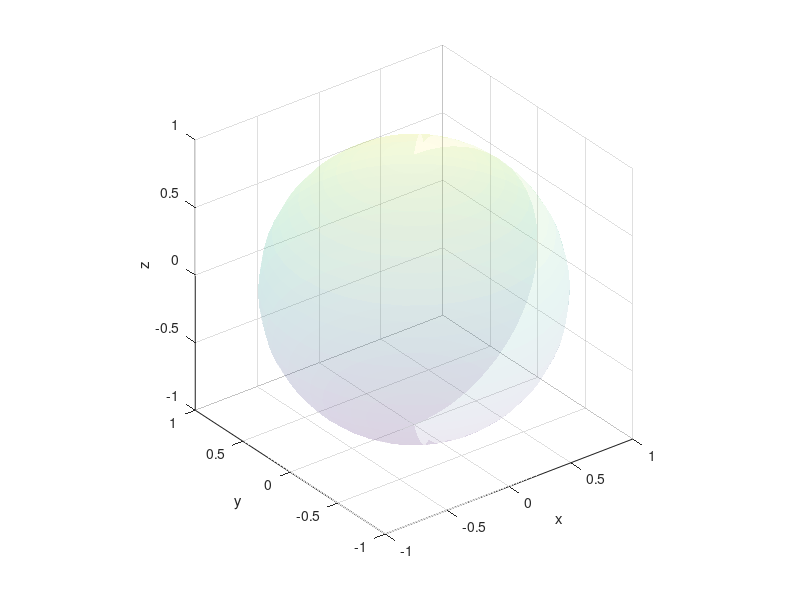

This chart was generated by the following MATLAB code: (Note: this script raises an error after producing the figure.)
clear;
clear clc;
clf;

numSteps=1;

p=deg2rad(0);
q=deg2rad(0);
r=deg2rad(0);
gyroInput=[p;q;r];      %gyro input

biasTerms=[.1;.1;.1];
% biasTerms=[.0;.0;.0];

accelInertial=[0;0;-1]; % copy
accelReading=[0;0;-1];  % accel raw. don't divide 16000

magInertial=[1;0;0];    % copy
magReading=[1;0;0];     % copy

Kp_a=.2;
Ki_a=Kp_a/10;

Kp_m=.2;
Ki_m=Kp_m/10;

biasEstimate=[0;0;0];   % will get this
nvector=[1;0;0];
evector=[0;-1;0];
dvector=[0;0;-1];



Ro=eye(3);
angleX = deg2rad(30);   % ??
angleY = deg2rad(30);
angleZ = deg2rad(30);
rotX=[1 0 0; 0 cos(angleX) -sin(angleX); 0 sin(angleX) cos(angleX)];
rotY=[cos(angleY) 0 sin(angleY); 0 1 0; -sin(angleY) 0 cos(angleY)];
rotZ=[cos(angleZ) -sin(angleZ) 0; sin(angleZ) cos(angleZ) 0; 0 0 1];
Ro=rotX*rotY*rotZ      % ??

%Ro will somehow be eye(3)

initNVector=Ro*nvector;
initEVector=Ro*evector;
initDVector=Ro*dvector;

R=eye(3);



[sX,sY,sZ]=sphere(30);
surf(sX,sY,sZ,'FaceAlpha',.1,'EdgeColor','none');
axis equal;
xlabel('x')
ylabel('y')
zlabel('z')
hold on

quiver3([0,0,0],[0,0,0],[0,0,0],[initNVector(1),initEVector(1),initDVector(1)],[initNVector(2),initEVector(2),initDVector(2)],[initNVector(3),initEVector(3),initDVector(3)],0);
pause

for i=1:numSteps,              
    gyroInputWithBias=gyroInput+biasTerms;
    [R,biasEstimate] = IntegrateClosedLoop(R,biasEstimate,gyroInputWithBias,magReading,accelReading,magInertial,accelInertial,.1)
    newNVector=R'*nvector;
    newEVector=R'*evector;
    newDVector=R'*dvector;
    quiver3([0,0,0],[0,0,0],[0,0,0],[newNVector(1),newEVector(1),newDVector(1)],[newNVector(2),newEVector(2),newDVector(2)],[newNVector(3),newEVector(3),newDVector(3)],0);
 pause;
end

hold off